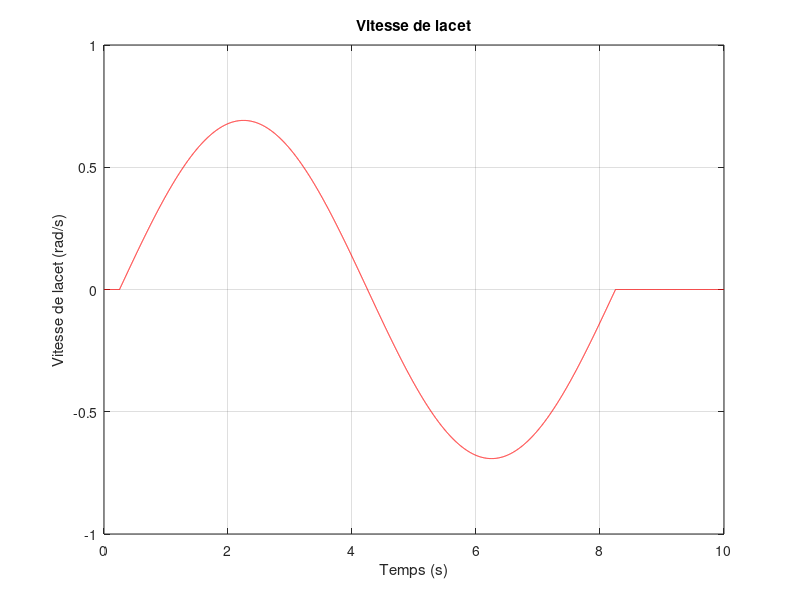
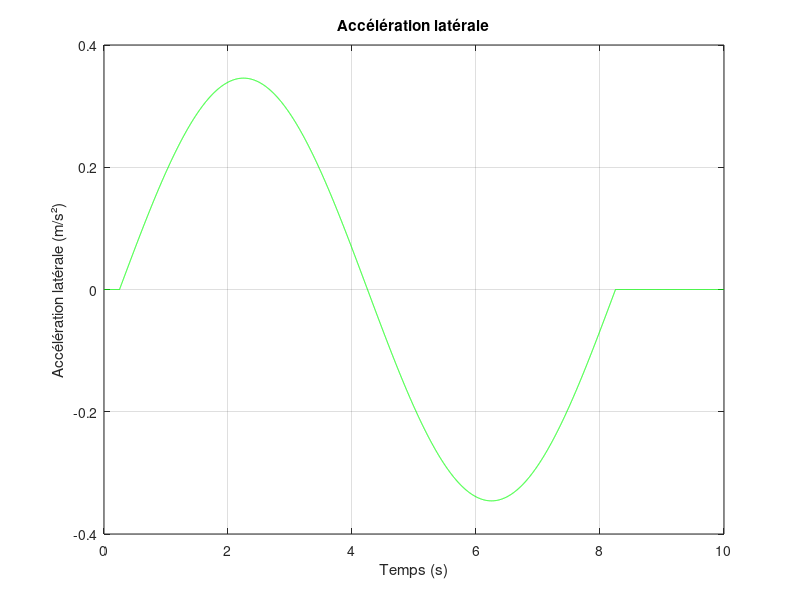
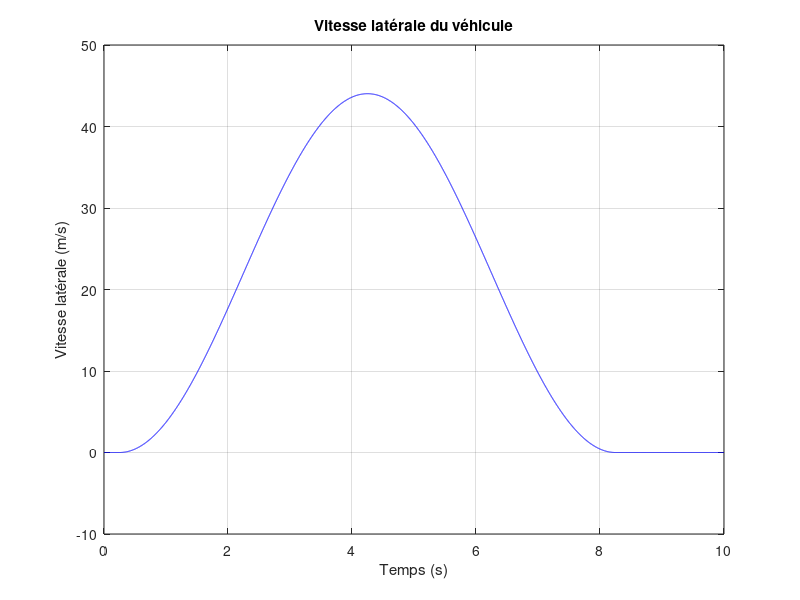
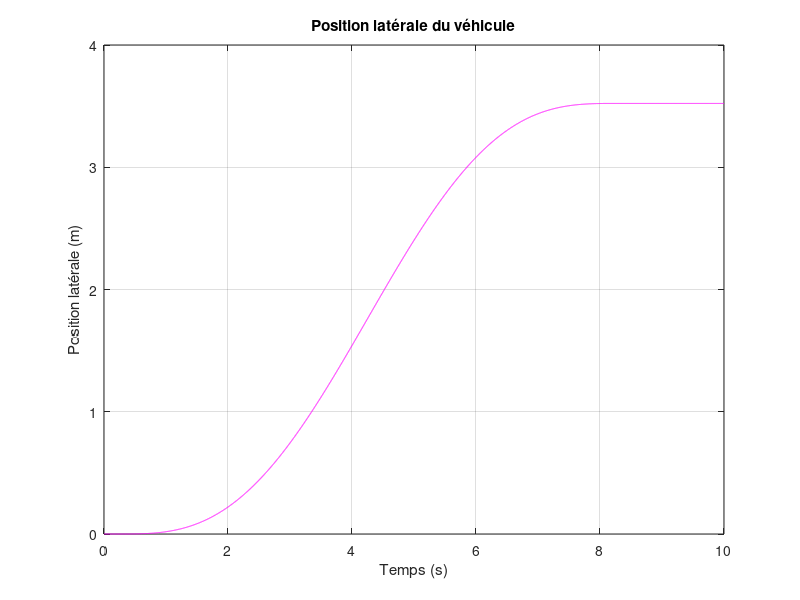

The MATLAB script that drew these images, in order:
% Nettoyer l'environnement de travail
clc; % Effacer la fenêtre de commande
clear; % Supprimer toutes les variables de l'espace de travail
close all; % Fermer toutes les figures


% Paramètres du véhicule
Mt = 1759; % Masse totale du véhicule en kg
Mf = 1319; % Masse avant du véhicule en kg
Mr = 440; % Masse arrière du véhicule en kg
Iz = 2638.5; % Moment d'inertie du véhicule en kg.m^2
Lf = 0.71; % Distance entre le centre de gravité et l'essieu avant en m
Lr = 2.13; % Distance entre le centre de gravité et l'essieu arrière en m
L = Lf+Lr
cyf = 94446; % Rigidité latérale de l'essieu avant en N/rad
cyr = 48699; % Rigidité latérale de l'essieu arrière en N/rad
lambda = 16; % Rapport de réduction de la direction

% Vitesse longitudinale
Vxt = 90/3.6; % Conversion de la vitesse longitudinale de km/h en m/s
Vx0 = Vxt; % Vitesse longitudinale initiale en m/s

% Vecteur de temps
t = 0:0.001:10; % Vecteur de temps de 0 à 10 secondes avec un pas de 0.001 seconde

% Fréquence
f = 1/8;

% Initialisation de l'angle de volant
thetav = zeros(1,length(t));

% Calcul de l'angle de volant en fonction du temps
for i = 1:length(t)
    if (0.25<t(i)) && (t(i)<8.25)
        thetav(i) = 1.94*sin(2*pi*f*(t(i)-0.25));
    else
        thetav(i) = 0;
    end
end

% Calcul de l'angle de braquage des roues avant en fonction de l'angle de volant
Bvt = thetav/lambda;

% Calcul de l'accélération latérale en utilisant la deuxième hypothèse
Theta_t= Bvt/((Mt*(Lr*cyr-Lf*cyf)/(2*L*cyr*cyf)+L/(Vx0^2)));

% Tracé de la vitesse de lacet
figure(1);
plot(t,Theta_t/(Vx0),'r');
xlabel("Temps (s)");
ylabel("Vitesse de lacet (rad/s)");
title("Vitesse de lacet");
grid on
% Tracé de l'accélération latérale
figure(2);
plot(t,Theta_t/50,'g');
xlabel("Temps (s)");
ylabel("Accélération latérale (m/s²)");
title("Accélération latérale");
grid on
% Le pas d'intégration
h = t(2) - t(1); 

% Initialisation du vecteur vitesse
vitesse = zeros(size(t)); 

% Calcul de la vitesse en utilisant la méthode des trapèzes
for i = 2:length(t)
    vitesse(i) = vitesse(i-1) + (h/2)*(Theta_t(i-1) + Theta_t(i)); 
end

% Tracé de la vitesse latérale
figure(3);
plot(t,vitesse,'b');
xlabel("Temps (s)");
ylabel("Vitesse latérale (m/s)");
title("Vitesse latérale du véhicule");
grid on
% Initialisation du vecteur position
position = zeros(size(t));

% Calcul de la position en utilisant la méthode des trapèzes
for i = 2:length(t)
    position(i) = position(i-1) + (h/2)*(vitesse(i-1) + vitesse(i)); 
end

% Tracé de la position latérale
figure(4);
plot(t,position/50,'m');
xlabel('Temps (s)');
ylabel('Position latérale (m)');
title("Position latérale du véhicule");
grid on
